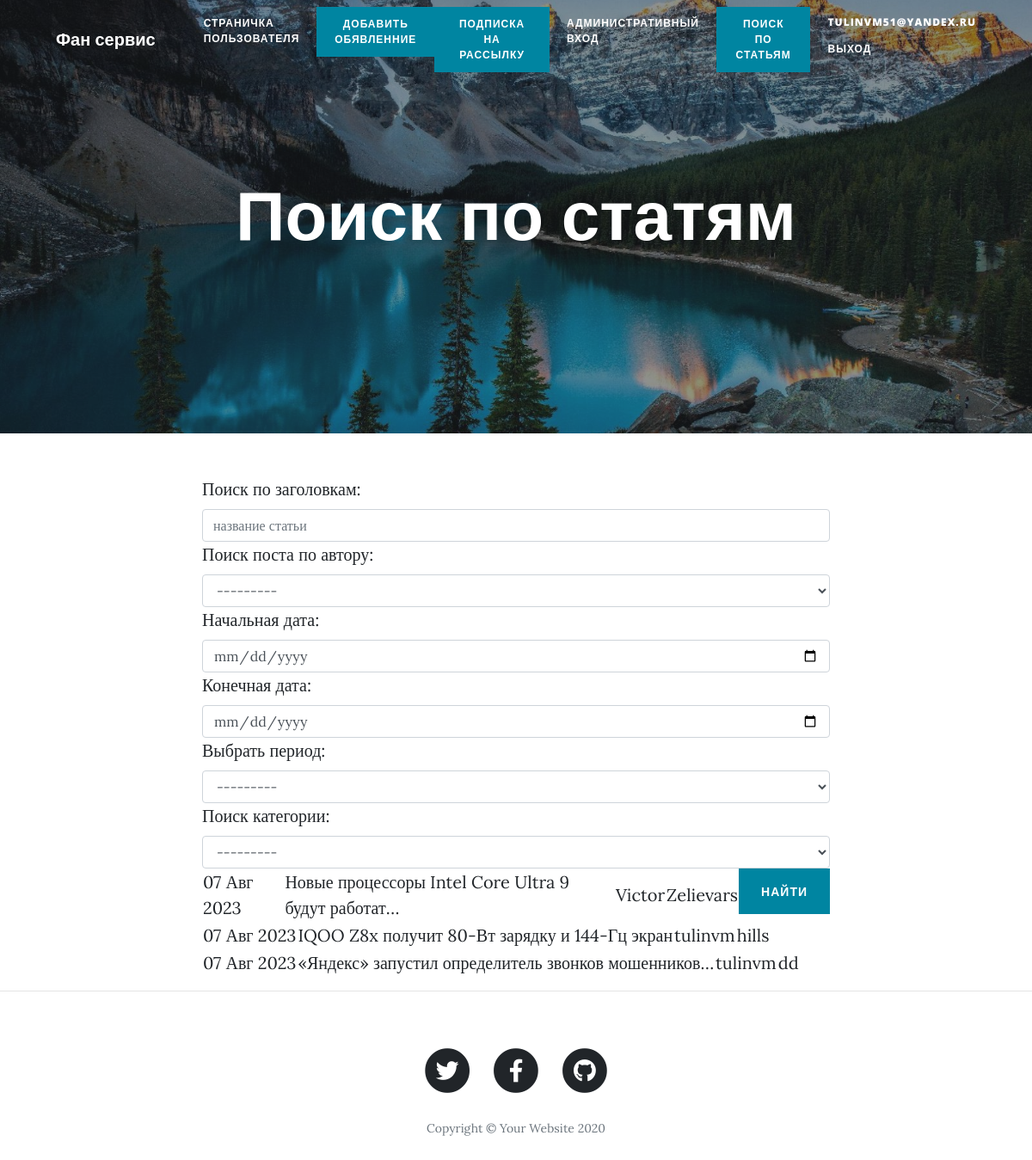
Page /search/ (signed in) on the committed database.
### users/models.py (models this page shows)
class CustomUser(AbstractUser):
    avatar = models.ImageField(upload_to='accounts/image/%Y/%m/%d',blank=True,verbose_name='Аватар')

### bulletin/models.py (models this page shows, shortened)
class Declaration(models.Model):
    user = models.ForeignKey(AUTH_USER_MODEL, verbose_name='Пользыватель', on_delete=models.CASCADE)
    title = models.CharField('Заголовок', max_length=100)
    text = models.TextField('Описание')
    category = models.ForeignKey(Category, verbose_name='категория', on_delete=models.CASCADE)
    date_create = models.DateTimeField(auto_now_add=True, verbose_name='Дата пуболткации')
    response = models.ManyToManyField(AUTH_USER_MODEL, related_name='post_response', )
    accepted_response = models.ManyToManyField(AUTH_USER_MODEL, related_name='post_accepted_response', )
    file = models.FileField('Файл', upload_to="bulletin_file/", blank=True, null=True)
    image = models.ImageField('Изобнажение', upload_to="image/", blank=True, null=True)
    class Meta:
        verbose_name = "Обявление"
        verbose_name_plural = "Обявления"

class Category(models.Model):
    tanks = 'tanks'
    hills = 'hills'
    dd = 'dd'
    Merchants = 'Merchants'
    Guildmasters = 'Guildmasters'
    Questgivers = 'Questgivers'
    Blacksmiths = 'Blacksmiths'
    Tanners = 'Tanners'
    Zelievars = 'Zelievars'
    SpellMasters = 'SpellMasters'
    Categories = [(tanks, 'Танки'),
                  (hills, 'Хилы'),
                  (dd, 'ДД'),
                  (Merchants, 'Торговцы'),
                  (Guildmasters, 'Гилдмастеры'),
                  (Questgivers, 'Квестгиверы'),
                  (Blacksmiths, 'Кузнецы'),
                  (Tanners, 'Кожевники'),
                  (Zelievars, 'Зельевары'),
                  (SpellMasters, 'Мастера заклинаний')]
    name = models.CharField("Категория", max_length=25, choices=Categories, default=tanks, unique=True)
    def __str__(self):
        return self.name
    class Meta:
        verbose_name = "Категория"
        verbose_name_plural = "Категории"

### bulletin/views.py (the view)
# urls.py: path('search/', DeclarationSearch.as_view(), name='search'),
class DeclarationSearch(ListView):
    model = Declaration
    template_name = 'search.html'
    context_object_name = 'search'
    def get_context_data(self, **kwargs):
        context = super().get_context_data(**kwargs)
        context['filter'] = DaclarationFilter(self.request.GET, queryset=self.get_queryset())
        return context

### templates/search.html (shortened to what this page needs)
{% extends 'base.html' %}
{% block title2 %}
            <h1>Поиск по статям</h1>
{% endblock title2 %}
{% block content %}
<form method="GET">
    {{filter.form}}
    <input class="btn btn-primary float-right" type="submit" value="найти">
</form>
{% for Dec in filter.qs %}
<a href="{% url 'declaration' Dec.id %}">
<table>
    <tr>
        <td>
            {{ Dec.date_create|date:'d M Y' }}
        </td>
        <td>
            {{ Dec.title|truncatechars:50 }}
        </td>
        <td>
            {{ Dec.user }}
        </td>
        <td>
            {{Dec.category}}
        </td>
    </tr>
</table>
    </a>
{% endfor %}
{% endblock content %}

### templates/base.html (shortened to what this page needs)
{% load static %}
<!DOCTYPE html>
<html lang="en">
<head>
  <link href="{% static 'vendor/bootstrap/css/bootstrap.min.css' %}" rel="stylesheet">
  <link href="{% static 'vendor/fontawesome-free/css/all.min.css' %}" rel="stylesheet " type="text/css">
  <link href="{% static 'css/clean-blog.min.css' %}" rel="stylesheet">
</head>
<body>
  <nav class="navbar navbar-expand-lg navbar-light fixed-top" id="mainNav">
    <div class="container">
      <a class="navbar-brand" href="/">Фан сервис</a>
      <div class="collapse navbar-collapse" id="navbarResponsive">
        <ul class="navbar-nav ml-auto">
          <li class="nav-item">
            <a class="nav-link" href="{% url 'mypage' %} ">Страничка пользователя</a>
          </li>
          <li class="nav-item">
            <a class="btn btn-primary float-right" href="{% url 'create' %}">Добавить обявленние</a>
          </li>
          <li class="nav-item">
             <a class="btn btn-primary float-right" href="{% url 'contact' %}">Подписка на рассылку</a>
          </li>
          <li class="nav-item">
            <a class="nav-link" href="/admin">Административный вход</a>
          </li>
          <li class="nav-item">
            <a class="btn btn-primary float-right" href="{% url 'search' %}">Поиск по статьям</a>
          </li>
          <li class="nav-item">
            {% if user.is_authenticated %}
              <a> {{user.username}} </a>
              <a class="nav-link" href="{% url 'account_logout' %}">Выход</a>
            {% else %}
              <a class="nav-link" href="{% url 'account_login' %}">Вход</a>
              <a class="nav-link" href="{% url 'account_signup' %}">Регистрация</a>
            {% endif %}
          </li>
        </ul>
      </div>
    </div>
  </nav>
  <header class="masthead" style="background-image: url({%static 'img/kanada_1.jpg'%})">
    <div class="overlay"></div>
    <div class="container">
      <div class="row">
        <div class="col-lg-8 col-md-10 mx-auto">
          <div class="site-heading">
            {% block title2 %}
            {% endblock title2 %}
          </div>
        </div>
      </div>
    </div>
  </header>
  <div class="container">
    <div class="row">
      <div class="col-lg-8 col-md-10 mx-auto">
        <div class="post-preview">
          {% block content %}
          {% endblock content %}
        </div>
      </div>
    </div>
  </div>
  <hr>
  <footer>
    <div class="container">
      <div class="row">
        <div class="col-lg-8 col-md-10 mx-auto">
          <ul class="list-inline text-center">
            <li class="list-inline-item">
              <a href="#">
                <span class="fa-stack fa-lg">
                  <i class="fas fa-circle fa-stack-2x"></i>
                  <i class="fab fa-twitter fa-stack-1x fa-inverse"></i>
                </span>
              </a>
            </li>
            <li class="list-inline-item">
              <a href="#">
                <span class="fa-stack fa-lg">
                  <i class="fas fa-circle fa-stack-2x"></i>
                  <i class="fab fa-facebook-f fa-stack-1x fa-inverse"></i>
                </span>
              </a>
            </li>
            <li class="list-inline-item">
              <a href="#">
                <span class="fa-stack fa-lg">
                  <i class="fas fa-circle fa-stack-2x"></i>
                  <i class="fab fa-github fa-stack-1x fa-inverse"></i>
                </span>
              </a>
            </li>
          </ul>
          <p class="copyright text-muted">Copyright &copy; Your Website 2020</p>
        </div>
      </div>
    </div>
  </footer>
</body>
</html>

### rows in the picture
CustomUser: username "TULINVM51@YANDEX.RU"
Declaration: date_create "07 Авг 2023", title "Новые процессоры Intel Core Ultra 9 будут работат…", user "Victor", category "Zelievars"
Declaration: date_create "07 Авг 2023", title "IQOO Z8x получит 80-Вт зарядку и 144-Гц экран", user "tulinvm", category "hills"
Declaration: date_create "07 Авг 2023", title "«Яндекс» запустил определитель звонков мошенников…", user "tulinvm", category "dd"
